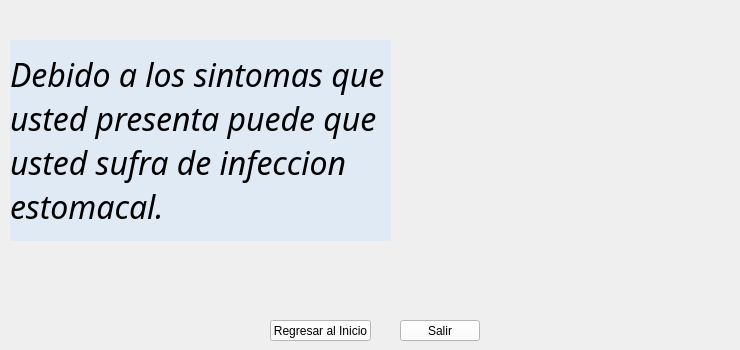
        <widget class="QWidget" name="q17">
         <widget class="QPushButton" name="salirQ17">
          <property name="geometry">
           <rect>
            <x>400</x>
            <y>320</y>
            <width>80</width>
            <height>21</height>
           </rect>
          </property>
          <property name="styleSheet">
           <string notr="true">color: rgb(0, 0, 0);
background-color: rgb(255, 255, 255);</string>
          </property>
          <property name="text">
           <string>Salir</string>
          </property>
         </widget>
         <widget class="QLabel" name="pregunta_18">
          <property name="geometry">
           <rect>
            <x>10</x>
            <y>40</y>
            <width>381</width>
            <height>201</height>
           </rect>
          </property>
          <property name="font">
           <font>
            <family>Corbel</family>
            <pointsize>24</pointsize>
            <weight>9</weight>
            <italic>true</italic>
            <bold>false</bold>
           </font>
          </property>
          <property name="styleSheet">
           <string notr="true">color: rgb(0, 0, 0);
font: 75 italic 24pt &quot;Corbel&quot;;
background-color: rgba(199, 227, 255, 100);</string>
          </property>
          <property name="text">
           <string>Debido a los sintomas que usted presenta puede que usted sufra de infeccion estomacal.</string>
          </property>
          <property name="wordWrap">
           <bool>true</bool>
          </property>
         </widget>
         <widget class="QPushButton" name="regresarQ17">
          <property name="geometry">
           <rect>
            <x>270</x>
            <y>320</y>
            <width>101</width>
            <height>21</height>
           </rect>
          </property>
          <property name="styleSheet">
           <string notr="true">color: rgb(0, 0, 0);
background-color: rgb(255, 255, 255);</string>
          </property>
          <property name="text">
           <string>Regresar al Inicio</string>
          </property>
         </widget>
         <widget class="QLabel" name="imagen_18">
          <property name="geometry">
           <rect>
            <x>370</x>
            <y>-10</y>
            <width>361</width>
            <height>321</height>
           </rect>
          </property>
          <property name="text">
           <string/>
          </property>
          <property name="pixmap">
           <pixmap resource="Imagenes.qrc">:/imgs/irritacionestomacal.png</pixmap>
          </property>
          <property name="scaledContents">
           <bool>true</bool>
          </property>
          <property name="wordWrap">
           <bool>false</bool>
          </property>
         </widget>
        </widget>
